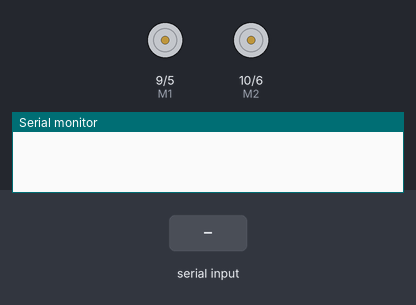
A sketch run on a simulated Arduino Uno, built with avr-gcc and run on an emulated ATmega328P. Shown: direction and speed pins drawn as motors (green arrow = direction pin HIGH = forward, orange = LOW = backward, longer = more drive), the last lines printed to the serial monitor. The test bench sets the inputs (shaded band).

Above: at 1.2 s.
1.3 s: "f" received over Serial
At 2.2 s:
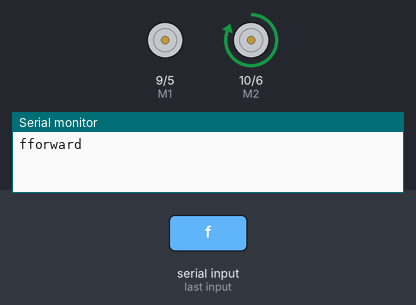
2.8 s: "l" received over Serial
At 3.3 s:
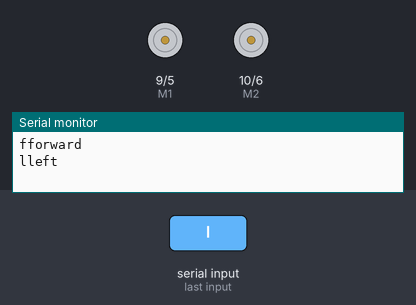
4.3 s: "r" received over Serial
At 5.5 s:
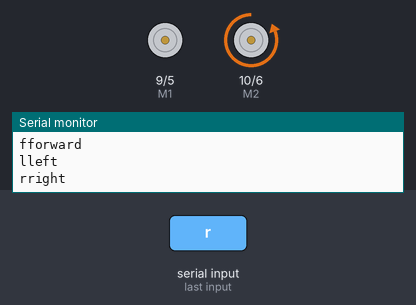
5.8 s: "b" received over Serial
At 6.8 s:
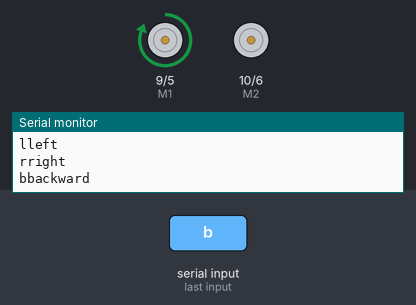
Timing chart, 0 to 8.3 s (numbered marks = the images above; inputs shaded):
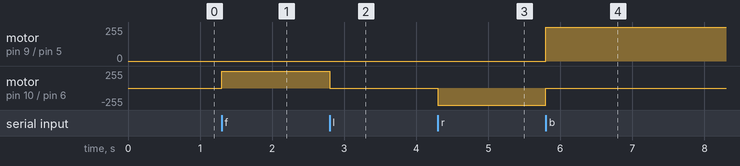

The sketch:

Bluetooth_CAR2.ino
```cpp
const int ti=0;
int M1 = 9; //PWMA
int M2 = 10; //PWMB
int E1 = 5; //PWMA
int E2 = 6; //PWMB
void forward()
{
  digitalWrite(M1, LOW);
  digitalWrite(M2, HIGH);
  digitalWrite(E1, LOW);
  digitalWrite(E2, HIGH);
  //delay(ti);
}
void backward()
{
    digitalWrite(M1, HIGH);//the speed value of motorA is HIGH
    digitalWrite(M2, LOW);
    digitalWrite(E1, HIGH);
    digitalWrite(E2, LOW);
    //delay(ti);
}
void left()
{
    digitalWrite(M1, LOW);
    digitalWrite(M2, HIGH);
    digitalWrite(E1, LOW);
    digitalWrite(E2, LOW);
    //delay(ti);
 }
 void right()
 {
      digitalWrite (M1, LOW);
      digitalWrite (M2, LOW);
      digitalWrite(E1, LOW);
      digitalWrite(E2, HIGH);
    //  delay(ti);
  }

  void brake()
  {
      digitalWrite(M1, LOW);
      digitalWrite(E1, LOW);
      digitalWrite(M2, LOW);
      digitalWrite(E2, LOW);
  //    delay(ti);
 }

void setup() {
Serial.begin(9600);
pinMode(E1, OUTPUT);
digitalWrite(E1, LOW); // When not sending PWM, we want it low
pinMode(M1, OUTPUT);
digitalWrite(M1, LOW); // When not sending PWM, we want it low
pinMode(E2, OUTPUT);
digitalWrite(E2, LOW); // When not sending PWM, we want it low
pinMode(M2, OUTPUT);
digitalWrite(M2, LOW); // When not sending PWM, we want it low
}
void loop() {
  /*forward();
  backward();
  left();
  right();*/
  if(Serial.available()>0){
    char c=Serial.read();
  Serial.print(c);
  if(c=='f')
  {
    forward();
    Serial.println("forward");
   }
  else if(c=='l')
  {
       left();
        Serial.println("left");
   }
  else if(c=='r')
  {
    right();
    Serial.println("right");
   }
   else if(c=='b')
  {
      backward();
      Serial.println("backward");
  }
  else if(c=='s')
  {
      brake();
      Serial.println("brake");
   }
  }
}
```

Measured:
- after the input at 1.3 s, motor on pin 10 (M2) / pin 6 (E2): stopped → forward 255/255 at once
- after the input at 2.8 s, motor on pin 10 (M2) / pin 6 (E2): forward 255/255 → stopped at once
- after the input at 4.3 s, motor on pin 10 (M2) / pin 6 (E2): stopped → backward 255/255 at once
- after the input at 5.8 s, motor on pin 9 (M1) / pin 5 (E1): stopped → forward 255/255 at once; motor on pin 10 (M2) / pin 6 (E2): backward 255/255 → stopped at once
